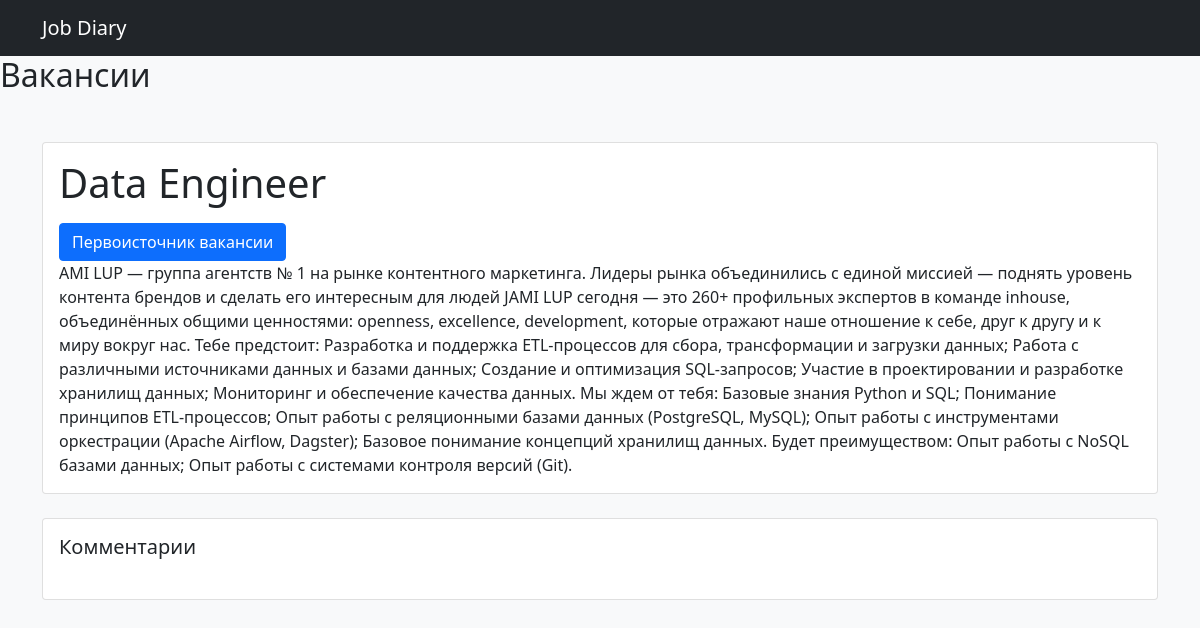
/detail_vacancy/2/, run on the app's committed database.
### vacancy/models.py (models this page shows)
class Vacancy(models.Model):
    name = models.CharField(max_length=255, verbose_name='Название вакансии')
    text = models.TextField(max_length=3000, verbose_name='Описание')
    salary = models.IntegerField(blank=True, null=True, verbose_name='Зарплата')
    link = models.URLField(max_length=1000, verbose_name='Ссылка на вакансию на сайте по поиску работы')
    company = models.CharField(max_length=255, verbose_name='Компания')
    create_time = models.DateTimeField(auto_now_add=True, verbose_name='Время создания')
    class Meta:
        verbose_name = 'Вакансия'
        verbose_name_plural = 'Вакансии'
        ordering = ['-create_time']
        indexes = [
            models.Index(fields=['-create_time'])
        ]

### vacancy/views.py (the view)
# urls.py: path('detail_vacancy/<int:vacancy_id>/', views.detail_vacancy, name='detail_vacancy'),
def detail_vacancy(request, vacancy_id):
    vacancy = Vacancy.objects.get(pk=vacancy_id)
    comments = Comment.objects.filter(vacancy=vacancy)
    if request.method == 'POST':
        form = AddComment(request.POST)
        if form.is_valid():
            comment = form.save(commit=False)
            comment.vacancy = vacancy
            comment.save()
            return redirect('detail_vacancy', vacancy_id=vacancy.id)
    else:
        form = AddComment()
    return render(request, 'detail_vacancy.html', {'vacancy': vacancy, 'comments': comments, 'form': form})

### templates/detail_vacancy.html (shortened to what this page needs)
{% extends 'base.html' %}
{% block content %}
    <h2>Вакансии</h2>
    <div class="container my-5">
        <div class="card mb-4">
            <div class="card-body">
                <h1 class="card-title mb-3">{{ vacancy.name }}</h1>
                <a href="{{ vacancy.link }}" class="btn btn-primary" target="_blank">Первоисточник вакансии</a>
                <p class="card-text">{{ vacancy.text }}</p>
            </div>
        </div>
        <div class="card">
            <div class="card-body">
                <h5 class="card-title mb-4">Комментарии</h5>
        </div>
    </div>
{% endblock %}

### data on the page
Vacancy: name "Data Engineer", text "AMI LUP — группа агентств № 1 на рынке контентного маркетинга. Лидеры рынка объединились с единой миссией — поднять уровень контента брендов и сделать его интересным для людей JAMI LUP сегодня — это 260+ профильных экспертов в команде inhouse, объединённых общими ценностями: openness, excellence, development, которые отражают наше отношение к себе, друг к другу и к миру вокруг нас. Тебе предстоит: Разработка и поддержка ETL-процессов для сбора, трансформации и загрузки данных; Работа с различными источниками данных и базами данных; Создание и оптимизация SQL-запросов; Участие в проектировании и разработке хранилищ данных; Мониторинг и обеспечение качества данных. Мы ждем от тебя: Базовые…"
